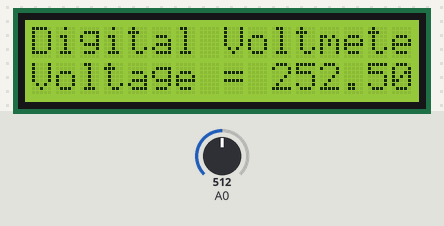
A sketch run on a simulated Arduino Uno, built with avr-gcc and run on an emulated ATmega328P. On the bench: 16×2 character LCD. The inputs (shaded band) are chosen by the test bench; at power-on: A0 = 512. What the sketch prints to the serial monitor is not drawn.

Above: at 1.2 s.
1.3 s: A0 set to 716
At 3.1 s:
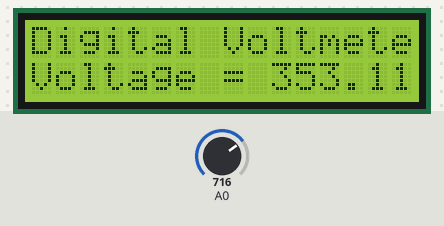
3.5 s: A0 set to 900
At 4.8 s:
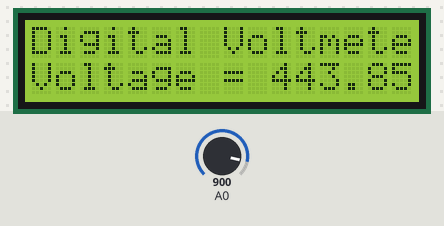
5.5 s: A0 set to 1023
At 6.7 s:
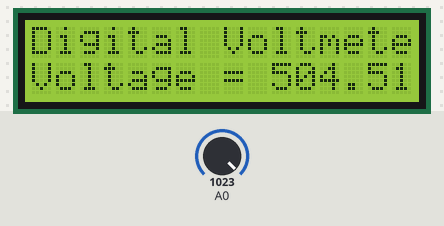
Timing chart, 0 to 8.5 s (numbered marks = the images above; inputs shaded):
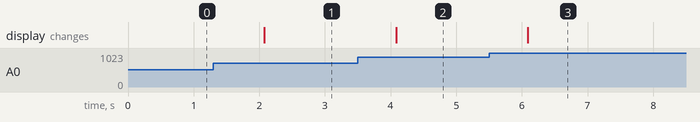

Measured:
- after the input at 1.3 s, the display: changes after 0.78 s (image 1)
- after the input at 3.5 s, the display: changes after 0.58 s (image 2)
- after the input at 5.5 s, the display: changes after 0.59 s (image 3)

The sketch:

project_36_code.ino
```cpp
#include <LiquidCrystal.h>

// Initialize the library with the numbers of the interface pins
// RS, E, D4, D5, D6, D7
LiquidCrystal lcd(12, 11, 5, 4, 3, 2);

// Resistor values for voltage divider
float R1 = 1000000.0; // 1 MΩ
float R2 = 10000.0;   // 10 kΩ

// Variables to hold the calculated voltage
float inputVoltage = 0.0;
float temp = 0.0;
int analogValue = 0;

void setup() {
  Serial.begin(9600);         // Initialize serial monitor (optional)
  lcd.begin(16, 2);           // Initialize 16x2 LCD
  lcd.print("Digital Voltmeter");
}

void loop() {
  analogValue = analogRead(A0); // Read analog value from pin A0

  // Convert analog value to voltage (based on 5V reference and 10-bit ADC)
  temp = (analogValue * 5.0) / 1024.0;

  // Reverse the voltage divider calculation to get input voltage
  inputVoltage = temp / (R2 / (R1 + R2));

  lcd.setCursor(0, 1); // Move to second line of LCD

  // Display voltage
  if (inputVoltage < 0.1) {
    lcd.print("Voltage = 0.00V   ");
  } else {
    lcd.print("Voltage = ");
    lcd.print(inputVoltage, 2); // Display 2 decimal places
    lcd.print("V  ");
  }

  // Also print to Serial Monitor (optional)
  Serial.print("Voltage = ");
  Serial.print(inputVoltage, 2);
  Serial.println(" V");

  delay(1000); // Wait for 1 second before next reading
}
```
